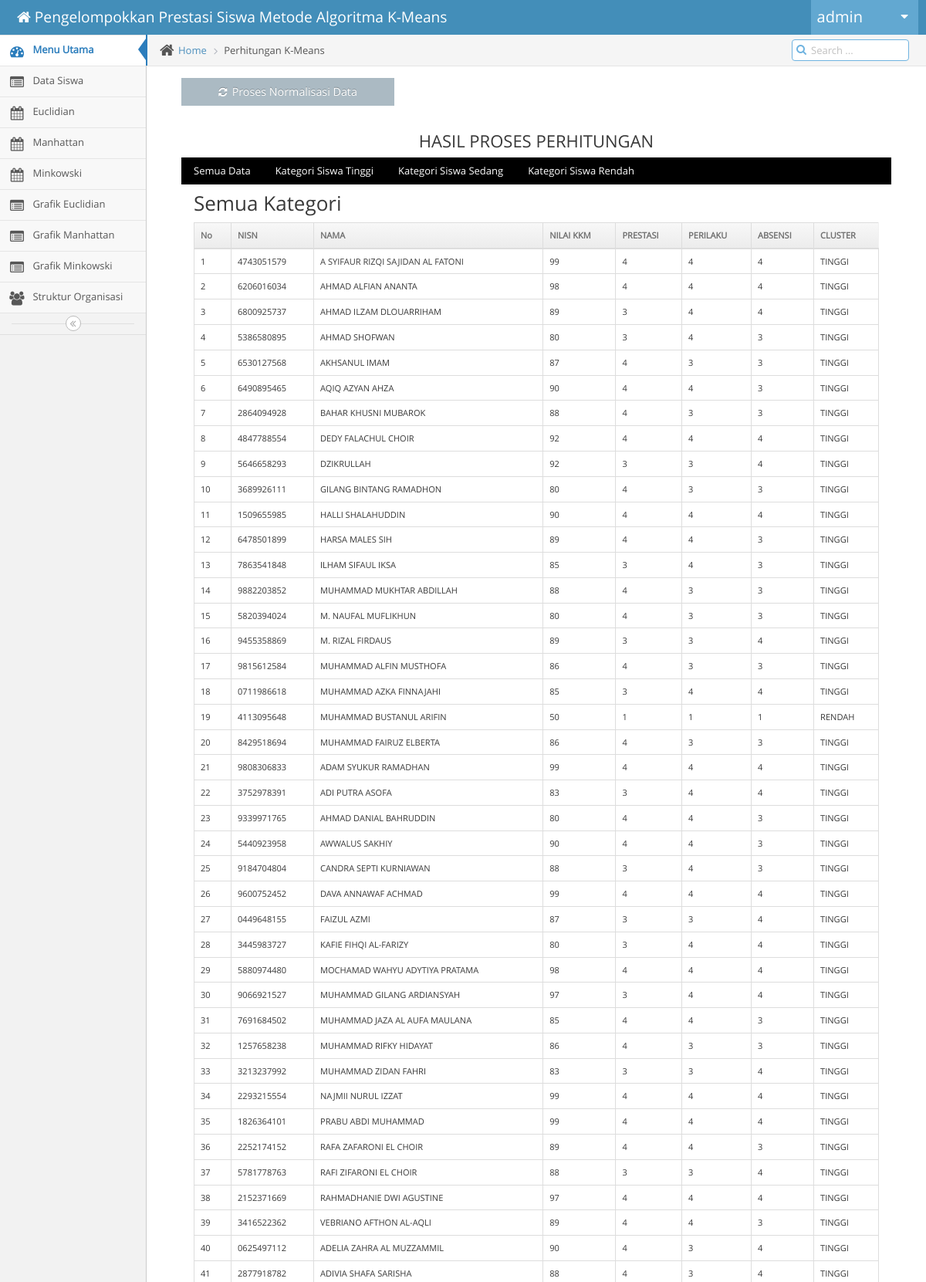
Screenshot of /dashboard.php?hal=perhitungan_manhattan (signed in, upper part) with the database file from the repository.
### tables this page shows
CREATE TABLE `nilai_siswa_manhattan` (
  `ID_NILAI` int(10) NOT NULL AUTO_INCREMENT,
  `ID_ADMIN` int(11) NOT NULL,
  `NISN` varchar(20) NOT NULL,
  `NAMA` varchar(50) NOT NULL,
  `NILAI` float NOT NULL,
  `NILAI_NORMALISASI` varchar(20) NOT NULL,
  `PRESTASI_NONAKADEMIK` float NOT NULL,
  `PRESTASI_NONAKADEMIK_NORMALISASI` varchar(20) NOT NULL,
  `PERILAKU` float NOT NULL,
  `PERILAKU_NORMALISASI` varchar(20) NOT NULL,
  `ABSENSI` float NOT NULL,
  `ABSENSI_NORMALISASI` varchar(20) NOT NULL,
  `CLUSTER` varchar(60) NOT NULL,
  PRIMARY KEY (`ID_NILAI`),
  KEY `ID_ADMIN` (`ID_ADMIN`) USING BTREE,
  CONSTRAINT `nilai_siswa_ibfk_1_copy` FOREIGN KEY (`ID_ADMIN`) REFERENCES `admin` (`id_admin`)
);

### perhitungan_manhattan.php (the view, shortened to what this page needs)
<?php if (@$_GET['action'] === 'hitung_ulang'): ?>
	<?php
		$query_total_data = "SELECT COUNT(*) as 'SIZE' FROM nilai_siswa_manhattan";
		$resultat_total_data = $bdd->query($query_total_data) or die(print_r($bdd->errorInfo()));
		$n_iterasi = 20;
		$n_data = $resultat_total_data->fetch()['SIZE'];
		$n_cluster = 3;
		$old_iterasi = array();
		for ($i=0; $i < $n_iterasi; $i++) {
	?>
			<div class="page-header">
				<h1>
					<small>
						Iterasi ke
						<i class="ace-icon fa fa-angle-double-right"></i>
						<?php echo ($i+1) ?>
					</small>
				</h1>
			</div>
			<div style="margin: 15px 45px;">
	<?php
			$centroid = array();
			if ($i == 0) {
				$query = "SELECT * FROM nilai_siswa_manhattan";
				$resultat = $bdd->query($query) or die(print_r($bdd->errorInfo()));
				$index_centroid = 1;
	?>
				<div class="page-header">
					<small>
						Centroid Awal
					</small>
				</div>
				<table class = "table table-bordered small">
				<tr bgcolor="#578CA9">
				<th>CLUSTER</th>
				<th>NILAI</th>
				<th>PRESTASI</th>
				<th>PERILAKU</th>
				<th>ABSENSI</th>
			</tr>
	<?php
				$cluster_ = 1;
				while ($row = $resultat->fetch()) {
					if ($index_centroid == 35 or $index_centroid == 90 or $index_centroid == 262) {
						array_push($centroid, $row);
	?>
						<tr bgcolor="#e0ebeb">
							<th><?php echo 'CLUSTER '.$cluster_++; ?></th>
							<th><?php echo $row['NILAI_NORMALISASI'] ?></th>
							<th><?php echo $row['PRESTASI_NONAKADEMIK_NORMALISASI'] ?></th>
							<th><?php echo $row['PERILAKU_NORMALISASI'] ?></th>
							<th><?php echo $row['ABSENSI_NORMALISASI'] ?></th>
						</tr>
	<?php
					}
					$index_centroid++;
				}
	?>
				</table>
	<?php
			}else{
	?>
				<div class="page-header">
					<small>
						Centroid Baru
					</small>
				</div>
				<table class = "table table-bordered small">
				<tr bgcolor="#578CA9">
				<th>CLUSTER</th>
				<th>NILAI</th>
				<th>PRESTASI</th>
				<th>PERILAKU</th>
				<th>ABSENSI</th>
			</tr>
	<?php
				for ($j=0; $j < $n_cluster; $j++) {
					$query_centroid = "SELECT AVG(NILAI_NORMALISASI) as 'NILAI_NORMALISASI', AVG(PRESTASI_NONAKADEMIK_NORMALISASI) as 'PRESTASI_NONAKADEMIK_NORMALISASI', AVG(PERILAKU_NORMALISASI) as 'PERILAKU_NORMALISASI', AVG(ABSENSI_NORMALISASI) as 'ABSENSI_NORMALISASI' FROM nilai_siswa_manhattan WHERE CLUSTER = 'CLUSTER-".($j+1)."'";
					$resultat_centroid = $bdd->query($query_centroid) or die(print_r($bdd->errorInfo()));
					while ($row_centroid = $resultat_centroid->fetch()) {
						array_push($centroid, $row_centroid);
						$update_nilai = $row_centroid['NILAI_NORMALISASI'] ?? 0;
						$update_ext = $row_centroid['PRESTASI_NONAKADEMIK_NORMALISASI'] ?? 0;
						$update_perilaku = $row_centroid['PERILAKU_NORMALISASI'] ?? 0;
						$update_absensi = $row_centroid['ABSENSI_NORMALISASI'] ?? 0;
						$query_update = "UPDATE `centroid_manhattan` SET `NILAI`= $update_nilai,`PRESTASI_NONAKADEMIK`= $update_ext, `PERILAKU`= $update_perilaku,`ABSENSI`= $update_absensi WHERE `ID_CENTROID` = $j";
						$bdd->query($query_update) or die(print_r($bdd->errorInfo()));
	?>
						<tr bgcolor="#e0ebeb">
							<th><?php echo 'CLUSTER '.($j+1); ?></th>
							<th><?php echo $row_centroid['NILAI_NORMALISASI'] ?></th>
							<th><?php echo $row_centroid['PRESTASI_NONAKADEMIK_NORMALISASI'] ?></th>
							<th><?php echo $row_centroid['PERILAKU_NORMALISASI'] ?></th>
							<th><?php echo $row_centroid['ABSENSI_NORMALISASI'] ?></th>
						</tr>
	<?php
					}
				}
	?>
			</table>
	<?php
			}
			$query = "SELECT * FROM nilai_siswa_manhattan";
			$resultat = $bdd->query($query) or die(print_r($bdd->errorInfo()));
	?>
			<div class="page-header">
				<small>
					Hasil Cluster
				</small>
			</div>
			<table class = "table table-bordered small datatablesku">
				<thead>
					<tr bgcolor="#578CA9">
						<th>No</th>
						<th>NISN</th>
						<th>NAMA</th>
						<th>NILAI</th>
						<th>PRESTASI</th>
						<th>PERILAKU</th>
						<th>ABSENSI</th>
						<th>CLUSTER 1</th>
						<th>CLUSTER 2</th>
						<th>CLUSTER 3</th>
						<th>CLUSTER</th>
					</tr>
				</thead>
			<tbody>
			<?php
				$no = 1;
				while ($row = $resultat->fetch()) {
					$temp_cluster = array();
					for ($j=0; $j < $n_cluster; $j++) {
						$nilai_normal = pow(abs($row['NILAI_NORMALISASI']-@$centroid[$j]['NILAI_NORMALISASI']),2);
						$nilai_ekstra = pow(abs($row['PRESTASI_NONAKADEMIK_NORMALISASI']-@$centroid[$j]['PRESTASI_NONAKADEMIK_NORMALISASI']),2);
						$nilai_perilaku = pow(abs($row['PERILAKU_NORMALISASI']-@$centroid[$j]['PERILAKU_NORMALISASI']),2);
						$nilai_absen = pow(abs($row['ABSENSI_NORMALISASI']-@$centroid[$j]['ABSENSI_NORMALISASI']),2);
						$nilai_cluster = $nilai_normal + $nilai_ekstra + $nilai_perilaku + $nilai_absen;
						$temp_cluster['CLUSTER-'.($j+1)] = $nilai_cluster;
					}
					$my_cluster = array($temp_cluster['CLUSTER-1'], $temp_cluster['CLUSTER-2'], $temp_cluster['CLUSTER-3']);
					sort($my_cluster);
					$cluster = '';
					foreach ($temp_cluster as $key => $value) {
						if ($value == $my_cluster[0]) {
							$cluster = $key;
							break;
						}
					}
		?>
					<tr bgcolor="#e0ebeb">
						<th><?php echo $no++; ?></th>
						<th><?php echo $row['NISN'] ?></th>
						<th><?php echo $row['NAMA'] ?></th>
						<th><?php echo $row['NILAI_NORMALISASI'] ?></th>
						<th><?php echo $row['PRESTASI_NONAKADEMIK_NORMALISASI'] ?></th>
						<th><?php echo $row['PERILAKU_NORMALISASI'] ?></th>
						<th><?php echo $row['ABSENSI_NORMALISASI'] ?></th>
						<th><?php echo $temp_cluster['CLUSTER-1'] ?></th>
						<th><?php echo $temp_cluster['CLUSTER-2'] ?></th>
						<th><?php echo $temp_cluster['CLUSTER-3'] ?></th>
						<th><?php echo $cluster ?></th>
					</tr>
		<?php
					$id_nilai =  $row['ID_NILAI'];
					$query_update = "UPDATE `nilai_siswa_manhattan`  SET `CLUSTER`= '$cluster' WHERE `ID_NILAI` = $id_nilai";
					$bdd->query($query_update) or die(print_r($bdd->errorInfo()));
				}
		?>
			</tbody>
		</table>
	<?php
			if ($i <= 0) {
				for ($k=0; $k < $n_cluster; $k++) {
					$query_old_iterasi = "SELECT `ID_NILAI`, `CLUSTER` FROM `nilai_siswa_manhattan` WHERE `CLUSTER` = 'CLUSTER-".($k+1)."'";
					$resultat_old_iterasi = $bdd->query($query_old_iterasi) or die(print_r($bdd->errorInfo()));
					while ($row = $resultat_old_iterasi->fetch()) {
						$old_iterasi[$row['ID_NILAI']] = $row['CLUSTER'];
					}
				}
			}else{
				$check = true;
				for ($k=0; $k < $n_cluster; $k++) {
					$query_old_iterasi = "SELECT `ID_NILAI`, `CLUSTER` FROM `nilai_siswa_manhattan` WHERE `CLUSTER` = 'CLUSTER-".($k+1)."'";
					$resultat_old_iterasi = $bdd->query($query_old_iterasi) or die(print_r($bdd->errorInfo()));
					while ($row = $resultat_old_iterasi->fetch()) {
						if($old_iterasi[$row['ID_NILAI']] != $row['CLUSTER']){
							$check = false;
							$k = $k + $n_cluster+1;
							break;
						}
					}
				}
				if ($check == true) {
					$i = $n_iterasi+1;
				}else{
					$old_iterasi = array();
					for ($k=0; $k < $n_cluster; $k++) {
					$query_old_iterasi = "SELECT `ID_NILAI`, `CLUSTER` FROM `nilai_siswa_manhattan` WHERE `CLUSTER` = 'CLUSTER-".($k+1)."'";
					$resultat_old_iterasi = $bdd->query($query_old_iterasi) or die(print_r($bdd->errorInfo()));
					while ($row = $resultat_old_iterasi->fetch()) {
						$old_iterasi[$row['ID_NILAI']] = $row['CLUSTER'];
					}
				}
			}
		}
	?>
			</div>
	<?php
		}
	?>
	<div class="page-header">
		<center><large>
					Centroid Terakhir
					</large></center>
				</div>
				<div class="container">
				<table class = "table table-bordered small">
				<tr bgcolor="#578CA9">
				<th>CLUSTER</th>
				<th>NILAI</th>
				<th>PRESTASI</th>
				<th>PERILAKU</th>
				<th>ABSENSI</th>
			</tr>
	<?php
				for ($j=0; $j < $n_cluster; $j++) {
					$query_centroid = "SELECT AVG(NILAI_NORMALISASI) as 'NILAI_NORMALISASI', AVG(PRESTASI_NONAKADEMIK_NORMALISASI) as 'PRESTASI_NONAKADEMIK_NORMALISASI', AVG(PERILAKU_NORMALISASI) as 'PERILAKU_NORMALISASI', AVG(ABSENSI_NORMALISASI) as 'ABSENSI_NORMALISASI' FROM nilai_siswa_manhattan WHERE CLUSTER = 'CLUSTER-".($j+1)."'";
					$resultat_centroid = $bdd->query($query_centroid) or die(print_r($bdd->errorInfo()));
					while ($row_centroid = $resultat_centroid->fetch()) {
						array_push($centroid, $row_centroid);
						$update_nilai = $row_centroid['NILAI_NORMALISASI'];
						$update_ext = $row_centroid['PRESTASI_NONAKADEMIK_NORMALISASI'];
						$update_perilaku = $row_centroid['PERILAKU_NORMALISASI'];
						$update_absensi = $row_centroid['ABSENSI_NORMALISASI'];
						$query_update = "UPDATE `centroid_manhattan` SET `NILAI`= $update_nilai,`PRESTASI_NONAKADEMIK`= $update_ext, `PERILAKU`= $update_perilaku,`ABSENSI`= $update_absensi WHERE `ID_CENTROID` = $j";
						$bdd->query($query_update) or die(print_r($bdd->errorInfo()));
	?>
						<tr bgcolor="#e0ebeb">
							<th><?php echo 'CLUSTER '.($j+1); ?></th>
							<th><?php echo $row_centroid['NILAI_NORMALISASI'] ?></th>
							<th><?php echo $row_centroid['PRESTASI_NONAKADEMIK_NORMALISASI'] ?></th>
							<th><?php echo $row_centroid['PERILAKU_NORMALISASI'] ?></th>
							<th><?php echo $row_centroid['ABSENSI_NORMALISASI'] ?></th>
						</tr>
	<?php
					}
				}
	?>
			</table>
</div>
<?php else: ?>
	<div class="main-content-inner">
		<div class="breadcrumbs ace-save-state" id="breadcrumbs">
			<ul class="breadcrumb">
				<li>
					<i class="ace-icon fa fa-home home-icon"></i>
					<a href="index.html">Home</a>
				</li>
				<li class="active">Perhitungan K-Means</li>
			</ul>
			<div class="nav-search" id="nav-search">
				<form class="form-search">
					<span class="input-icon">
						<input placeholder="Search ..." class="nav-search-input" id="nav-search-input" autocomplete="off" type="text">
						<i class="ace-icon fa fa-search nav-search-icon"></i>
					</span>
				</form>
			</div>
		</div>
		<div style="margin: 15px 45px;">
			<a href="?hal=normalisasi_manhattan&action=normalisasi_data">
				<button style="margin-bottom: 20px;" class="width-30 pull-left btn btn-sm">
					<i class="ace-icon fa fa-refresh"></i>
					<span class="bigger-110">Proses Normalisasi Data</span>
				</button>
			</a>
			<br><br><br>
			<h3><center>HASIL PROSES PERHITUNGAN</center></h3>
			<div class="w3-bar w3-black">
			  <button class="w3-bar-item w3-button" onclick="openCity('Semua')">Semua Data</button>
			  <button class="w3-bar-item w3-button" onclick="openCity('Tinggi')">Kategori Siswa Tinggi</button>
			  <button class="w3-bar-item w3-button" onclick="openCity('Sedang')">Kategori Siswa Sedang</button>
			  <button class="w3-bar-item w3-button" onclick="openCity('Rendah')">Kategori Siswa Rendah</button>
			</div>
			<div id="Semua" class="w3-container city">
			  	<h2>Semua Kategori</h2>
				<table class="table table-bordered small datatablesku">
					<thead>
						<tr bgcolor="#e0ebeb">
							<th>No</th>
							<th>NISN</th>
							<th>NAMA</th>
							<th>NILAI KKM</th>
							<th>PRESTASI</th>
							<th>PERILAKU</th>
							<th>ABSENSI</th>
							<th>CLUSTER</th>
						</tr>
					</thead>
					<tbody>
						<?php
							$query = "SELECT * FROM nilai_siswa_manhattan";
							$resultat = $bdd->query($query) or die(print_r($bdd->errorInfo()));
							$bantu = 1;
							while ($row = $resultat->fetch()) {
								echo "<tr>";
									echo "<td>$bantu</td>";
									echo "<td>".$row['NISN']."</td>";
									echo "<td>".$row['NAMA']."</td>";
									echo "<td>".$row['NILAI']."</td>";
									echo "<td>".$row['PRESTASI_NONAKADEMIK']."</td>";
									echo "<td>".$row['PERILAKU']."</td>";
									echo "<td>".$row['ABSENSI']."</td>";
									echo "<td>";
									if ($row['CLUSTER'] == 'CLUSTER-1') {
										echo "TINGGI";
									}else if ($row['CLUSTER'] == 'CLUSTER-2') {
										echo "SEDANG";
									}else if ($row['CLUSTER'] == 'CLUSTER-3') {
										echo "RENDAH";
									}
									echo "</td>";
									$bantu++;
								echo "</tr>";
							}
						?>
					</tbody>
				</table>
			</div>
		</div>
	</div>
</div>
<?php endif ?>

### rows the page displays
nilai_siswa_manhattan: NISN "4743051579", NAMA "A SYIFAUR RIZQI SAJIDAN AL FATONI", NILAI "99", PRESTASI_NONAKADEMIK "4", PERILAKU "4", ABSENSI "4", CLUSTER "TINGGI"
nilai_siswa_manhattan: NISN "6206016034", NAMA "AHMAD ALFIAN ANANTA", NILAI "98", PRESTASI_NONAKADEMIK "4", PERILAKU "4", ABSENSI "4", CLUSTER "TINGGI"
nilai_siswa_manhattan: NISN "6800925737", NAMA "AHMAD ILZAM DLOUARRIHAM", NILAI "89", PRESTASI_NONAKADEMIK "3", PERILAKU "4", ABSENSI "4", CLUSTER "TINGGI"
nilai_siswa_manhattan: NISN "5386580895", NAMA "AHMAD SHOFWAN", NILAI "80", PRESTASI_NONAKADEMIK "3", PERILAKU "4", ABSENSI "3", CLUSTER "TINGGI"
nilai_siswa_manhattan: NISN "6530127568", NAMA "AKHSANUL IMAM", NILAI "87", PRESTASI_NONAKADEMIK "4", PERILAKU "3", ABSENSI "3", CLUSTER "TINGGI"
nilai_siswa_manhattan: NISN "6490895465", NAMA "AQIQ AZYAN AHZA", NILAI "90", PRESTASI_NONAKADEMIK "4", PERILAKU "4", ABSENSI "3", CLUSTER "TINGGI"
nilai_siswa_manhattan: NISN "2864094928", NAMA "BAHAR KHUSNI MUBAROK", NILAI "88", PRESTASI_NONAKADEMIK "4", PERILAKU "3", ABSENSI "3", CLUSTER "TINGGI"
nilai_siswa_manhattan: NISN "4847788554", NAMA "DEDY FALACHUL CHOIR", NILAI "92", PRESTASI_NONAKADEMIK "4", PERILAKU "4", ABSENSI "4", CLUSTER "TINGGI"
nilai_siswa_manhattan: NISN "5646658293", NAMA "DZIKRULLAH", NILAI "92", PRESTASI_NONAKADEMIK "3", PERILAKU "3", ABSENSI "4", CLUSTER "TINGGI"
nilai_siswa_manhattan: NISN "3689926111", NAMA "GILANG BINTANG RAMADHON", NILAI "80", PRESTASI_NONAKADEMIK "4", PERILAKU "3", ABSENSI "3", CLUSTER "TINGGI"
nilai_siswa_manhattan: NISN "1509655985", NAMA "HALLI SHALAHUDDIN", NILAI "90", PRESTASI_NONAKADEMIK "4", PERILAKU "4", ABSENSI "4", CLUSTER "TINGGI"
nilai_siswa_manhattan: NISN "6478501899", NAMA "HARSA MALES SIH", NILAI "89", PRESTASI_NONAKADEMIK "4", PERILAKU "4", ABSENSI "3", CLUSTER "TINGGI"
nilai_siswa_manhattan: NISN "7863541848", NAMA "ILHAM SIFAUL IKSA", NILAI "85", PRESTASI_NONAKADEMIK "3", PERILAKU "4", ABSENSI "3", CLUSTER "TINGGI"
nilai_siswa_manhattan: NISN "9882203852", NAMA "MUHAMMAD MUKHTAR ABDILLAH", NILAI "88", PRESTASI_NONAKADEMIK "4", PERILAKU "3", ABSENSI "3", CLUSTER "TINGGI"
nilai_siswa_manhattan: NISN "5820394024", NAMA "M. NAUFAL MUFLIKHUN", NILAI "80", PRESTASI_NONAKADEMIK "4", PERILAKU "3", ABSENSI "3", CLUSTER "TINGGI"
nilai_siswa_manhattan: NISN "9455358869", NAMA "M. RIZAL FIRDAUS", NILAI "89", PRESTASI_NONAKADEMIK "3", PERILAKU "3", ABSENSI "4", CLUSTER "TINGGI"
nilai_siswa_manhattan: NISN "9815612584", NAMA "MUHAMMAD ALFIN MUSTHOFA", NILAI "86", PRESTASI_NONAKADEMIK "4", PERILAKU "3", ABSENSI "3", CLUSTER "TINGGI"
nilai_siswa_manhattan: NISN "0711986618", NAMA "MUHAMMAD AZKA FINNAJAHI", NILAI "85", PRESTASI_NONAKADEMIK "3", PERILAKU "4", ABSENSI "4", CLUSTER "TINGGI"
nilai_siswa_manhattan: NISN "4113095648", NAMA "MUHAMMAD BUSTANUL ARIFIN", NILAI "50", PRESTASI_NONAKADEMIK "1", PERILAKU "1", ABSENSI "1", CLUSTER "RENDAH"
nilai_siswa_manhattan: NISN "8429518694", NAMA "MUHAMMAD FAIRUZ ELBERTA", NILAI "86", PRESTASI_NONAKADEMIK "4", PERILAKU "3", ABSENSI "3", CLUSTER "TINGGI"
nilai_siswa_manhattan: NISN "9808306833", NAMA "ADAM SYUKUR RAMADHAN", NILAI "99", PRESTASI_NONAKADEMIK "4", PERILAKU "4", ABSENSI "4", CLUSTER "TINGGI"
nilai_siswa_manhattan: NISN "3752978391", NAMA "ADI PUTRA ASOFA", NILAI "83", PRESTASI_NONAKADEMIK "3", PERILAKU "4", ABSENSI "4", CLUSTER "TINGGI"
nilai_siswa_manhattan: NISN "9339971765", NAMA "AHMAD DANIAL BAHRUDDIN", NILAI "80", PRESTASI_NONAKADEMIK "4", PERILAKU "4", ABSENSI "3", CLUSTER "TINGGI"
nilai_siswa_manhattan: NISN "5440923958", NAMA "AWWALUS SAKHIY", NILAI "90", PRESTASI_NONAKADEMIK "4", PERILAKU "4", ABSENSI "3", CLUSTER "TINGGI"
nilai_siswa_manhattan: NISN "9184704804", NAMA "CANDRA SEPTI KURNIAWAN", NILAI "88", PRESTASI_NONAKADEMIK "3", PERILAKU "4", ABSENSI "3", CLUSTER "TINGGI"
nilai_siswa_manhattan: NISN "9600752452", NAMA "DAVA ANNAWAF ACHMAD", NILAI "99", PRESTASI_NONAKADEMIK "4", PERILAKU "4", ABSENSI "4", CLUSTER "TINGGI"
nilai_siswa_manhattan: NISN "0449648155", NAMA "FAIZUL AZMI", NILAI "87", PRESTASI_NONAKADEMIK "3", PERILAKU "3", ABSENSI "4", CLUSTER "TINGGI"
nilai_siswa_manhattan: NISN "3445983727", NAMA "KAFIE FIHQI AL-FARIZY", NILAI "80", PRESTASI_NONAKADEMIK "3", PERILAKU "4", ABSENSI "4", CLUSTER "TINGGI"
nilai_siswa_manhattan: NISN "5880974480", NAMA "MOCHAMAD WAHYU ADYTIYA PRATAMA", NILAI "98", PRESTASI_NONAKADEMIK "4", PERILAKU "4", ABSENSI "4", CLUSTER "TINGGI"
nilai_siswa_manhattan: NISN "9066921527", NAMA "MUHAMMAD GILANG ARDIANSYAH", NILAI "97", PRESTASI_NONAKADEMIK "3", PERILAKU "4", ABSENSI "4", CLUSTER "TINGGI"
nilai_siswa_manhattan: NISN "7691684502", NAMA "MUHAMMAD JAZA AL AUFA MAULANA", NILAI "85", PRESTASI_NONAKADEMIK "4", PERILAKU "4", ABSENSI "3", CLUSTER "TINGGI"
nilai_siswa_manhattan: NISN "1257658238", NAMA "MUHAMMAD RIFKY HIDAYAT", NILAI "86", PRESTASI_NONAKADEMIK "4", PERILAKU "3", ABSENSI "3", CLUSTER "TINGGI"
nilai_siswa_manhattan: NISN "3213237992", NAMA "MUHAMMAD ZIDAN FAHRI", NILAI "83", PRESTASI_NONAKADEMIK "3", PERILAKU "3", ABSENSI "4", CLUSTER "TINGGI"
nilai_siswa_manhattan: NISN "2293215554", NAMA "NAJMII NURUL IZZAT", NILAI "99", PRESTASI_NONAKADEMIK "4", PERILAKU "4", ABSENSI "4", CLUSTER "TINGGI"
nilai_siswa_manhattan: NISN "1826364101", NAMA "PRABU ABDI MUHAMMAD", NILAI "99", PRESTASI_NONAKADEMIK "4", PERILAKU "4", ABSENSI "4", CLUSTER "TINGGI"
nilai_siswa_manhattan: NISN "2252174152", NAMA "RAFA ZAFARONI EL CHOIR", NILAI "89", PRESTASI_NONAKADEMIK "4", PERILAKU "4", ABSENSI "3", CLUSTER "TINGGI"
nilai_siswa_manhattan: NISN "5781778763", NAMA "RAFI ZIFARONI EL CHOIR", NILAI "88", PRESTASI_NONAKADEMIK "3", PERILAKU "3", ABSENSI "4", CLUSTER "TINGGI"
nilai_siswa_manhattan: NISN "2152371669", NAMA "RAHMADHANIE DWI AGUSTINE", NILAI "97", PRESTASI_NONAKADEMIK "4", PERILAKU "4", ABSENSI "4", CLUSTER "TINGGI"
nilai_siswa_manhattan: NISN "3416522362", NAMA "VEBRIANO AFTHON AL-AQLI", NILAI "89", PRESTASI_NONAKADEMIK "4", PERILAKU "4", ABSENSI "3", CLUSTER "TINGGI"
nilai_siswa_manhattan: NISN "0625497112", NAMA "ADELIA ZAHRA AL MUZZAMMIL", NILAI "90", PRESTASI_NONAKADEMIK "4", PERILAKU "3", ABSENSI "4", CLUSTER "TINGGI"
nilai_siswa_manhattan: NISN "2877918782", NAMA "ADIVIA SHAFA SARISHA", NILAI "88", PRESTASI_NONAKADEMIK "4", PERILAKU "3", ABSENSI "4", CLUSTER "TINGGI"

### other values shown
$nama_admin "admin"
